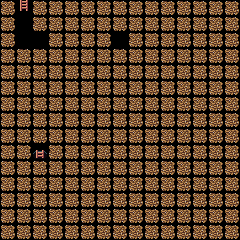

The image is a tile-based game level rendered from a .tmx file. Its description and complete source (layers, tilesets, objects, tile grids) follow:
An orthogonal 15x15 tile map with 16x16 px tiles, 1 tile layer (Tile Layer 1).

<map version="1.5" tiledversion="1.6.0" orientation="orthogonal" renderorder="right-down" width="15" height="15" tilewidth="16" tileheight="16" infinite="0" nextlayerid="2" nextobjectid="1">
 <editorsettings>
  <export target="../level/level_01.lua" format="lua" />
 </editorsettings>
 <tileset firstgid="1" source="tileset.tsx" />
 <layer id="1" name="Tile Layer 1" width="15" height="15">
  <data encoding="csv">
1,9,1,1,1,1,1,1,1,1,1,1,1,1,1,
1,2,1,1,1,1,1,1,1,1,1,1,1,1,1,
1,2,2,1,1,1,1,2,1,1,1,1,1,1,1,
1,1,1,1,1,1,1,1,1,1,1,1,1,1,1,
1,1,1,1,1,1,1,1,1,1,1,1,1,1,1,
1,1,1,1,1,1,1,1,1,1,1,1,1,1,1,
1,1,1,1,1,1,1,1,1,1,1,1,1,1,1,
1,1,1,1,1,1,1,1,1,1,1,1,1,1,1,
1,1,1,1,1,1,1,1,1,1,1,1,1,1,1,
1,1,10,1,1,1,1,1,1,1,1,1,1,1,1,
1,1,1,1,1,1,1,1,1,1,1,1,1,1,1,
1,1,1,1,1,1,1,1,1,1,1,1,1,1,1,
1,1,1,1,1,1,1,1,1,1,1,1,1,1,1,
1,1,1,1,1,1,1,1,1,1,1,1,1,1,1,
1,1,1,1,1,1,1,1,1,1,1,1,1,1,1
</data>
 </layer>
</map>